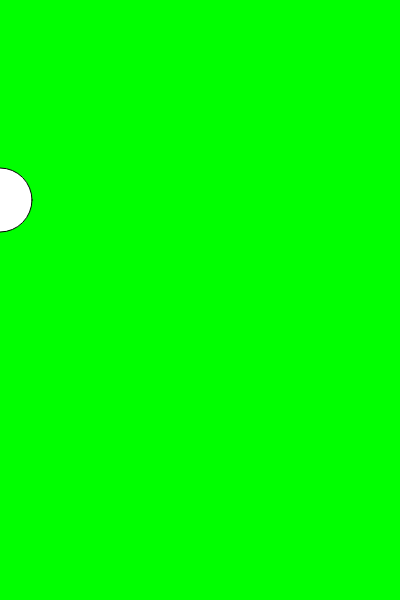
Frame 1 (no input)
Frame 60 (no input): identical to frame 1, image omitted
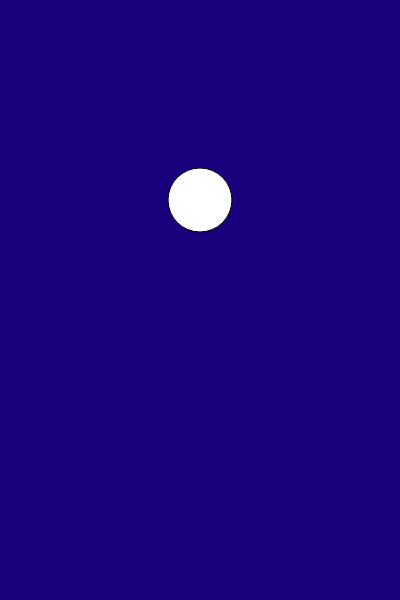
Frame 120 (the mouse pressed at the canvas centre since frame 60)

The p5.js sketch that drew these frames (run headless with seeded random() and noise() and a simulated clock; from frame 60 on, the mouse is pressed at the canvas centre):

// p5.js sketch
// ── sketch.js

var r = 50; 
var g = 150; 
var b = 250; 
function setup() { 
  createCanvas(400, 600); 
} 
function draw() { 
  r= map(mouseX,0,400,0,50); 
  g = map(mouseX,150,0,0,400); 
  b = map(mouseX,0,400,0,250); 
  background(r,g,b); 
  ellipse(mouseX,200,64,64); 
}
